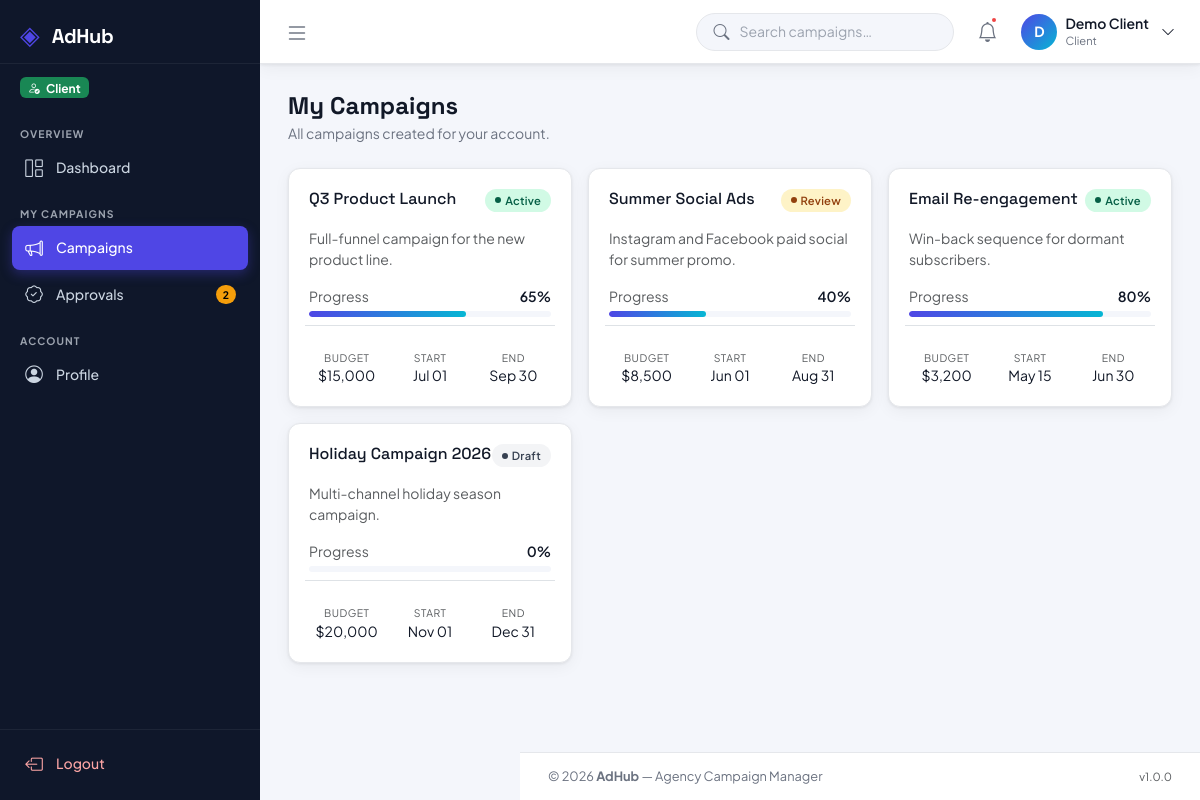
Screenshot of /client/campaigns.php (signed in) with the database file from the repository.
### tables this page shows
CREATE TABLE IF NOT EXISTS campaigns (
    id          INT AUTO_INCREMENT PRIMARY KEY,
    title       VARCHAR(200) NOT NULL,
    description TEXT,
    client_id   INT NOT NULL,
    status      ENUM('draft','active','review','completed','paused') DEFAULT 'draft',
    budget      DECIMAL(12,2) DEFAULT 0.00,
    start_date  DATE,
    end_date    DATE,
    progress    INT DEFAULT 0,
    created_by  INT NOT NULL,
    created_at  TIMESTAMP DEFAULT CURRENT_TIMESTAMP,
    updated_at  TIMESTAMP DEFAULT CURRENT_TIMESTAMP ON UPDATE CURRENT_TIMESTAMP,
    FOREIGN KEY (client_id)  REFERENCES users(id) ON DELETE CASCADE,
    FOREIGN KEY (created_by) REFERENCES users(id) ON DELETE CASCADE
);

### client/campaigns.php (the view, shortened to what this page needs)
<?php
require_once __DIR__ . '/../includes/header.php';
$stmt = $pdo->prepare(
    "SELECT c.*, u.name AS created_by_name
     FROM campaigns c
     JOIN users u ON c.created_by = u.id
     WHERE c.client_id = ?
     ORDER BY c.created_at DESC"
);
$stmt->execute([$user_id]);
$campaigns = $stmt->fetchAll();
$badge_map = [
    'active'    => 'badge-active',
    'draft'     => 'badge-draft',
    'review'    => 'badge-review',
    'completed' => 'badge-completed',
    'paused'    => 'badge-paused',
];
?>
<?php require_once __DIR__ . '/../includes/sidebar.php'; ?>
<div class="adhub-content-wrapper" id="contentWrapper">
    <?php require_once __DIR__ . '/../includes/navbar.php'; ?>
    <main class="adhub-main">
        <div class="page-header">
            <div>
                <h1 class="page-title">My Campaigns</h1>
                <p class="page-subtitle">All campaigns created for your account.</p>
            </div>
        </div>
        <?php if (empty($campaigns)): ?>
        <div class="adhub-card">
            <div class="card-body text-center py-5 text-muted">
                <i class="bi bi-megaphone fs-1 d-block mb-3 opacity-25"></i>
                <p>No campaigns assigned to your account yet.<br>Contact your agency to get started.</p>
            </div>
        </div>
        <?php else: ?>
        <div class="row g-3">
            <?php foreach ($campaigns as $c): ?>
            <div class="col-md-6 col-xl-4">
                <div class="adhub-card h-100">
                    <div class="card-body">
                        <div class="d-flex justify-content-between align-items-start mb-3">
                            <h6 class="fw-700 mb-0" style="font-family:var(--font-heading);">
                                <?= htmlspecialchars($c['title']) ?>
                            </h6>
                            <span class="adhub-badge <?= $badge_map[$c['status']] ?? 'badge-draft' ?>">
                                <?= ucfirst($c['status']) ?>
                            </span>
                        </div>
                        <?php if ($c['description']): ?>
                        <p class="text-muted small mb-3"><?= htmlspecialchars($c['description']) ?></p>
                        <?php endif; ?>
                        <div class="mb-3">
                            <div class="d-flex justify-content-between small mb-1">
                                <span class="text-muted">Progress</span>
                                <span class="fw-600"><?= $c['progress'] ?>%</span>
                            </div>
                            <div class="adhub-progress">
                                <div class="adhub-progress-bar" data-progress="<?= $c['progress'] ?>"></div>
                            </div>
                        </div>
                        <div class="row g-2 text-center border-top pt-3">
                            <div class="col-4">
                                <div class="text-muted" style="font-size:.65rem;text-transform:uppercase;letter-spacing:.05em;">Budget</div>
                                <div class="fw-700 small">$<?= number_format($c['budget'], 0) ?></div>
                            </div>
                            <div class="col-4">
                                <div class="text-muted" style="font-size:.65rem;text-transform:uppercase;letter-spacing:.05em;">Start</div>
                                <div class="fw-700 small"><?= $c['start_date'] ? date('M d', strtotime($c['start_date'])) : '—' ?></div>
                            </div>
                            <div class="col-4">
                                <div class="text-muted" style="font-size:.65rem;text-transform:uppercase;letter-spacing:.05em;">End</div>
                                <div class="fw-700 small"><?= $c['end_date'] ? date('M d', strtotime($c['end_date'])) : '—' ?></div>
                            </div>
                        </div>
                    </div>
                </div>
            </div>
            <?php endforeach; ?>
        </div>
        <?php endif; ?>
    </main>
    <?php require_once __DIR__ . '/../includes/footer.php'; ?>

### assets/css/style.css (style rules this page uses)
:root { --ah-primary: #4f46e5; --ah-primary-dark: #3730a3; --ah-primary-light: #ede9fe; --ah-accent: #06b6d4; --ah-success: #10b981; --ah-warning: #f59e0b; --ah-danger: #ef4444; --ah-info: #3b82f6; --ah-bg: #f4f6fb; --ah-surface: #ffffff; --ah-border: #e5e7eb; --ah-text: #111827; --ah-text-muted: #6b7280; --ah-text-light: #9ca3af; --ah-sidebar-w: 260px; --ah-sidebar-bg: #0f172a; --ah-sidebar-text: #cbd5e1; --ah-sidebar-active:#4f46e5; --ah-navbar-h: 64px; --ah-radius: 12px; --ah-radius-sm: 8px; --ah-shadow: 0 1px 3px rgba(0,0,0,.07), 0 4px 16px rgba(0,0,0,.05); --ah-shadow-md: 0 4px 24px rgba(0,0,0,.10); --font-body: 'Plus Jakarta Sans', sans-serif; --font-heading: 'Space Grotesk', sans-serif; }
*, *::before, *::after { box-sizing: border-box; }
body.adhub-body { font-family: var(--font-body); background: var(--ah-bg); color: var(--ah-text); margin: 0; min-height: 100vh; }
h1, h2, h3, h4, h5, h6, .adhub-brand, .brand-text, .sidebar-brand { font-family: var(--font-heading); }
.adhub-content-wrapper { flex: 1; margin-left: var(--ah-sidebar-w); display: flex; flex-direction: column; min-height: 100vh; transition: margin-left .25s ease; }
.adhub-main { flex: 1; padding: 28px 28px 20px; }
.page-header { display: flex; align-items: flex-start; justify-content: space-between; flex-wrap: wrap; gap: 12px; margin-bottom: 24px; }
.page-title { font-family: var(--font-heading); font-size: 1.5rem; font-weight: 700; color: var(--ah-text); margin: 0; }
.page-subtitle { font-size: .875rem; color: var(--ah-text-muted); margin: 2px 0 0; }
.adhub-card { background: var(--ah-surface); border: 1px solid var(--ah-border); border-radius: var(--ah-radius); box-shadow: var(--ah-shadow); }
.adhub-card .card-body { padding: 20px; }
.adhub-badge { display: inline-flex; align-items: center; gap: 4px; padding: 3px 10px; border-radius: 20px; font-size: .7rem; font-weight: 600; letter-spacing: .02em; }
.adhub-badge::before { content: ''; width: 6px; height: 6px; border-radius: 50%; background: currentColor; }
.badge-active { background: #d1fae5; color: #065f46; }
.badge-draft { background: #f3f4f6; color: #374151; }
.badge-review { background: #fef3c7; color: #92400e; }
.adhub-progress { height: 6px; border-radius: 3px; background: var(--ah-bg); overflow: hidden; }
.adhub-progress-bar { height: 100%; border-radius: 3px; background: linear-gradient(90deg, var(--ah-primary), var(--ah-accent)); transition: width .6s ease; }
.fw-600 { font-weight: 600; }

### rows the page displays
campaigns: title "Q3 Product Launch", status "Active", description "Full-funnel campaign for the new product line.", progress "65", budget "15,000", start_date "Jul 01", end_date "Sep 30"
campaigns: title "Summer Social Ads", status "Review", description "Instagram and Facebook paid social for summer promo.", progress "40", budget "8,500", start_date "Jun 01", end_date "Aug 31"
campaigns: title "Email Re-engagement", status "Active", description "Win-back sequence for dormant subscribers.", progress "80", budget "3,200", start_date "May 15", end_date "Jun 30"
campaigns: title "Holiday Campaign 2026", status "Draft", description "Multi-channel holiday season campaign.", progress "0", budget "20,000", start_date "Nov 01", end_date "Dec 31"

### other values shown
$user_role "Client"
substr($user_name, 0, 1) "D"
$user_name "Demo Client"
